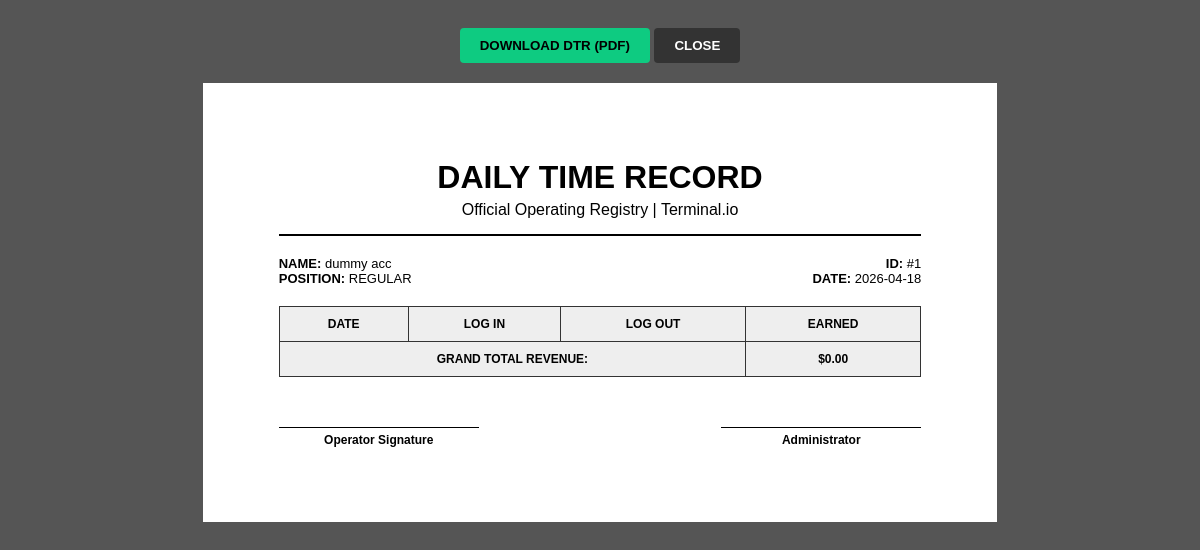
Page /generate_dtr.php (signed in) on the committed database.
### tables this page shows
CREATE TABLE `employee` (
  `Id` int(11) NOT NULL,
  `FirstName` varchar(100) NOT NULL,
  `LastName` varchar(100) NOT NULL,
  `DateOfBirth` date NOT NULL,
  `ContactNo` varchar(20) DEFAULT NULL,
  `Address` text DEFAULT NULL,
  `Email` varchar(150) DEFAULT NULL,
  `Username` varchar(50) NOT NULL,
  `Password` varchar(255) NOT NULL,
  `ProfilePicture` varchar(255) DEFAULT NULL,
  `Skills` text DEFAULT NULL,
  `EducationalAttainment` varchar(255) DEFAULT NULL,
  `EmploymentStatus` enum('Job Order','Regular','Contractual') NOT NULL,
  `profile_pic` varchar(255) DEFAULT NULL
);

### generate_dtr.php (the view, shortened to what this page needs)
<?php
require_once 'db_connect.php';
$userId = $_SESSION['employee_id'];
try {
    $user = $pdo->query("SELECT * FROM employee WHERE Id = $userId")->fetch();
    $grandTotal = 0;
} catch (PDOException $e) { die("Error: " . $e->getMessage()); }
?>
<!DOCTYPE html>
<html>
<head>
</head>
<body>
    <div class="controls">
        <button class="btn" onclick="downloadPDF()">DOWNLOAD DTR (PDF)</button>
        <button class="btn" style="background:#333; color:white;" onclick="window.close()">CLOSE</button>
    </div>
    <div id="pdf-area">
        <div class="header">
            <h1 style="margin:0;">DAILY TIME RECORD</h1>
            <p style="margin:5px 0;">Official Operating Registry | Terminal.io</p>
        </div>
        <div style="display:flex; justify-content:space-between; font-size:13px;">
            <div>
                <strong>NAME:</strong> <?= $user['FirstName'].' '.$user['LastName'] ?><br>
                <strong>POSITION:</strong> <?= strtoupper($user['EmploymentStatus']) ?>
            </div>
            <div style="text-align:right;">
                <strong>ID:</strong> #<?= $user['Id'] ?><br>
                <strong>DATE:</strong> <?= date('Y-m-d') ?>
            </div>
        </div>
        <table>
            <thead><tr><th>DATE</th><th>LOG IN</th><th>LOG OUT</th><th>EARNED</th></tr></thead>
            <tfoot>
                <tr style="background:#eee;">
                    <td colspan="3" align="right"><strong>GRAND TOTAL REVENUE:</strong></td>
                    <td><strong>$<?= number_format($grandTotal, 2) ?></strong></td>
                </tr>
            </tfoot>
        </table>
        <div class="footer">
            <div class="sig">Operator Signature</div>
            <div class="sig">Administrator</div>
        </div>
    </div>
</body>
</html>

### generate_dtr.php (style rules this page uses)
body { font-family: Arial, sans-serif; background: #555; padding: 20px; }
#pdf-area { background: white; width: 210mm; margin: auto; padding: 20mm; box-sizing: border-box; color: #000; }
.header { text-align: center; border-bottom: 2px solid #000; margin-bottom: 20px; padding-bottom: 10px; }
table { width: 100%; border-collapse: collapse; margin-top: 20px; }
th, td { border: 1px solid #333; padding: 10px; text-align: center; font-size: 12px; }
th { background: #eee; }
.footer { margin-top: 50px; display: flex; justify-content: space-between; }
.sig { border-top: 1px solid #000; width: 200px; text-align: center; padding-top: 5px; font-size: 12px; font-weight: bold; }
.controls { text-align: center; margin-bottom: 20px; }
.btn { padding: 10px 20px; background: #0ecb81; border: none; font-weight: bold; cursor: pointer; border-radius: 4px; }

### rows in the picture
employee: FirstName "dummy", LastName "acc", EmploymentStatus "REGULAR", Id "1"

### other values in the picture
$grandTotal "0.00"
